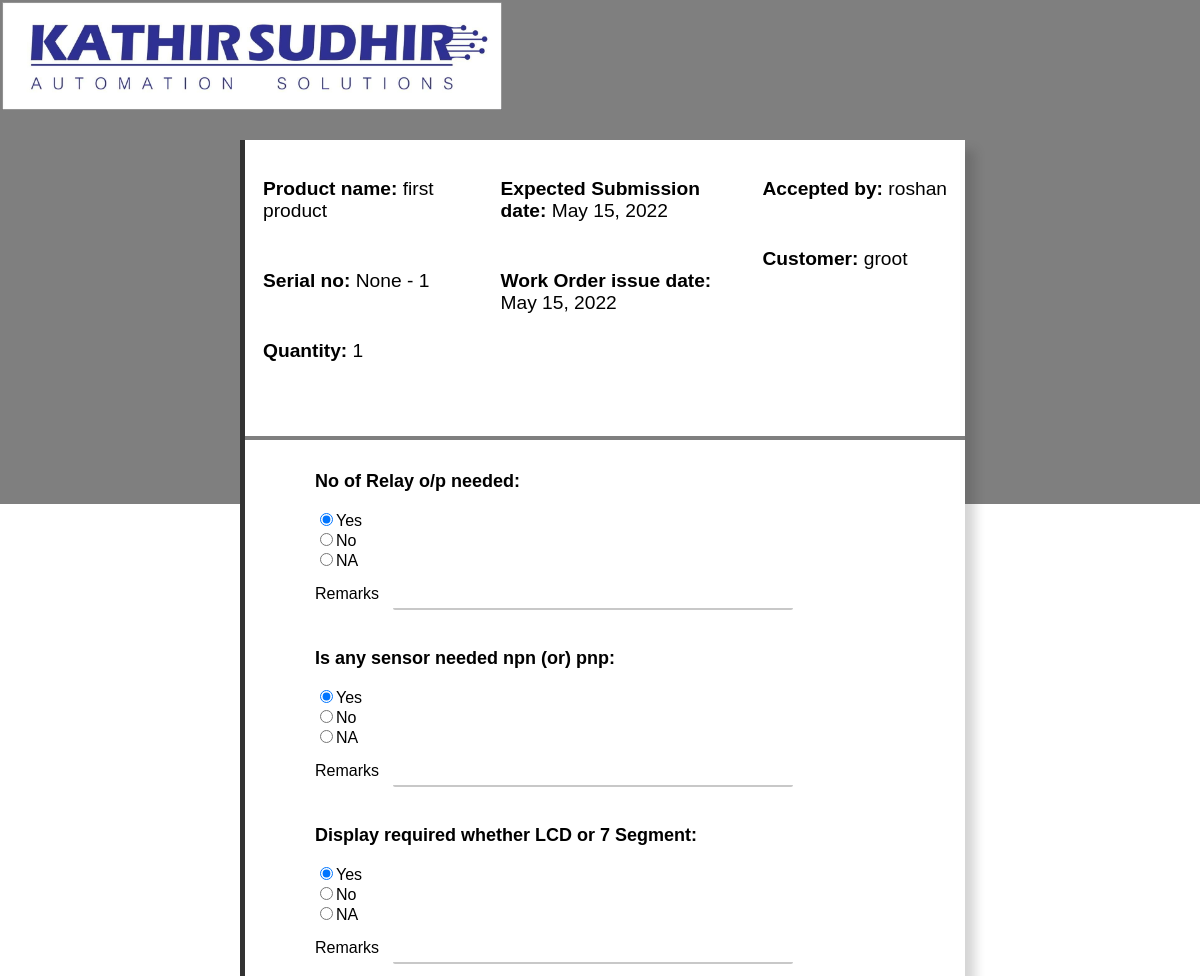
Page /logger/fromMail (upper part) on the earlier database version.
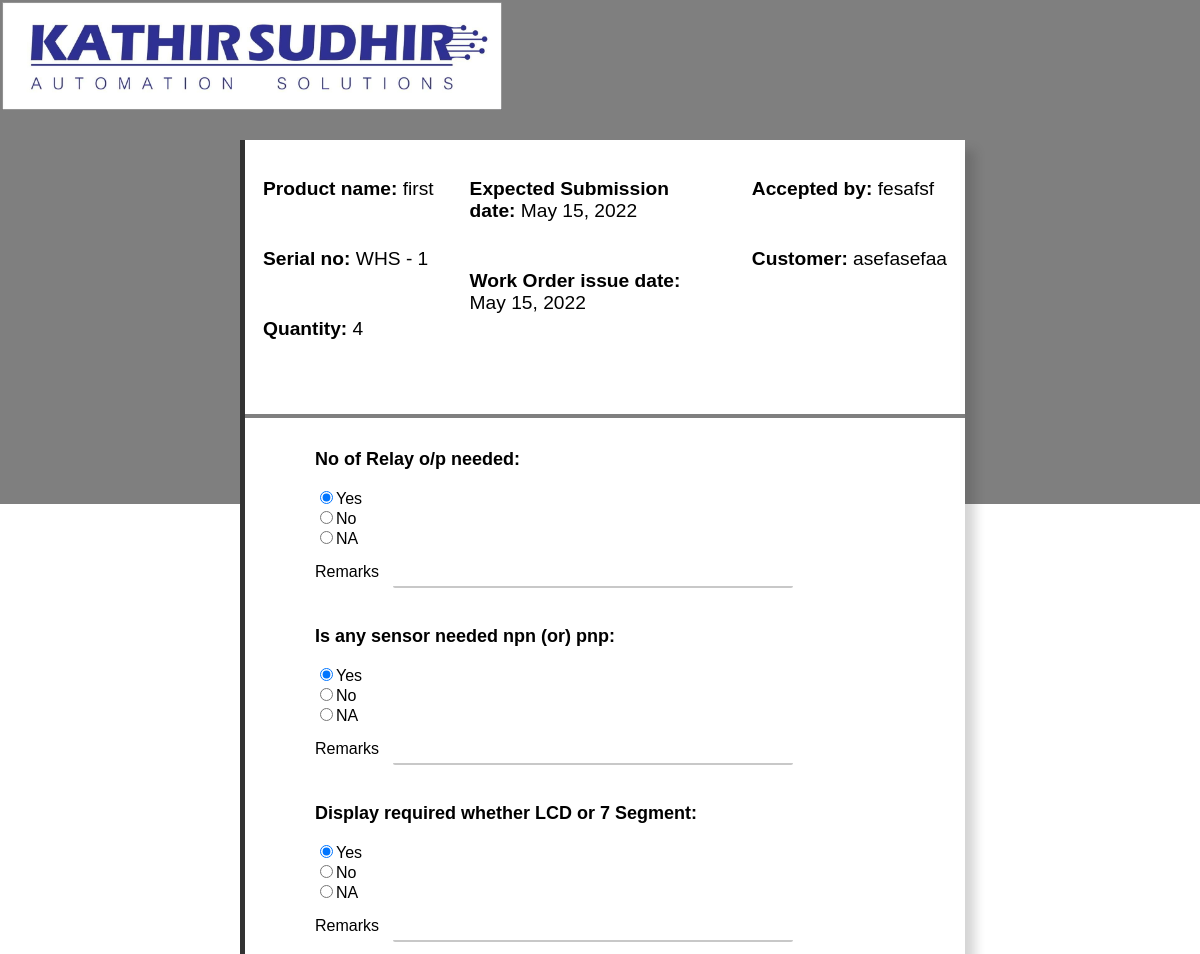
Same page on the later database version.
### logger/models.py (models this page shows)
class projects(models.Model):
    work_order_type = models.CharField(max_length=5)
    status = models.IntegerField()
    isComplete = models.BooleanField()
    product_name = models.CharField(max_length=50)
    expected_date = models.DateField()
    wo_issue_date = models.DateField()
    accepted_by = models.CharField(max_length=50)
    assigned_to = models.CharField(max_length=50)
    custtomer_name = models.CharField(max_length=50)
    remarks = models.CharField(max_length=200)
    attachments = models.CharField(max_length=50)
    customer_contact = models.CharField(max_length=20)
    customer_email = models.EmailField()
    amount_spend = models.IntegerField()
    quantity = models.IntegerField()

### logger/views.py (the view)
# urls.py: path('logger/fromMail',views.fromMail,name='fromMail'),
def fromMail(request):
        id = request.GET.get('pk')
        data = projects.objects.get(pk = 1)
        context = {
            's_no': data.pk,
            'type': data.work_order_type,
            'name': data.product_name,
            'quantity': data.quantity,
            'e_date': data.expected_date,
            'wo_issuedate': data.wo_issue_date,
            'accepted_by': data.accepted_by,
            'customer': data.custtomer_name,
        }
        return render(request,'homepage/mail.html',context)

### homepage/templates/homepage/mail.html (shortened to what this page needs)
{% load static %}
<html>
    <head>
        <link rel="stylesheet" href="{% static 'css/mail.css' %}">
    </head>
    <body>
        <div class="navbar"><img src="{%static 'icon.jpg' %}" class="icon"></div>
        <form name="input" method="GET" action="{% url 'test' %}" autocomplete="off">
            <div class="grid-col">
                <div class="grid">
                    <div class="label-ques">Product name: <label class="label">{{name}}</label></div><br>
                    <div class="label-ques">Serial no: <label class="label">{{type}} - {{s_no}}</label></div><br>
                    <div class="label-ques">Quantity: <label class="label">{{quantity}}</label></div><br>
                </div>
                <div class="grid">
                    <div class="label-ques">Expected Submission date: <label class="label">{{e_date}}</label></div><br>
                    <div class="label-ques">Work Order issue date: <label class="label">{{wo_issuedate}}</label></div><br>
                </div>
                <div class="grid">
                    <div class="label-ques">Accepted by: <label class="label">{{accepted_by}}</label></div><br>
                    <div class="label-ques">Customer: <label class="label">{{customer}}</label></div><br>
                </div>
            </div>
            <hr>
            <div class="container">
            <div class="questions">
                <p>No of Relay o/p needed:</p>
                <input type="radio" name="relay" id="Yes" value="yes" checked>Yes<br>
                <input type="radio" name="relay" id="No" value="no">No<br>
                <input type="radio" name="relay" id="NA" value="na">NA<br>
                 Remarks <input type="text" class="textbox" name="q1-remarks">
            </div>
            <div class="questions">
                <p>Is any sensor needed npn (or) pnp:</p>
                <input type="radio" name="sensor" id="Yes" value="yes" checked>Yes<br>
                <input type="radio" name="sensor" id="No" value="no">No<br>
                <input type="radio" name="sensor" id="NA" value="na">NA<br>
                 Remarks <input type="text" class="textbox" name="q2-remarks">
            </div>
            <div class="questions">
                <p>Display required whether LCD or 7 Segment:</p>
                <input type="radio" name="display" id="Yes" value="yes" checked>Yes<br>
                <input type="radio" name="display" id="No" value="no">No<br>
                <input type="radio" name="display" id="NA" value="na">NA<br>
                 Remarks <input type="text" class="textbox" name="q3-remarks">
            </div>
        </div>
        </form>
    </body>
</html>

### homepage/static/css/mail.css (style rules this page uses)
body { margin: 0px; padding: 0px; font-family: Arial, Helvetica, sans-serif; }
.container { display: flex; flex-direction: column; justify-content: center; }
.questions { background-color: rgb(255,255,255,0.8); margin: 5px 40px 5px 30px; padding: 0px 10px 0px 40px; }
form { width:60%; margin: 20px auto; background-color: white; padding: 20px 0 20px 0; box-shadow: 10px 10px 10px 0px rgb(45,45,45,0.2); border-left: rgb(50, 50, 50) 5px solid; position: absolute; left: 20%; top: 120px; }
.navbar { padding: 0px; border-radius: 0px; padding: 2px; box-shadow: none; border-style: none; margin: 0px; width: 100%; height: 500px; display: block; background-color: rgb(0, 0, 0,0.5); position: absolute; z-index: -1; }
.icon { display: inline-block; width: 500px; position: static; }
p { font-size: large; font-weight: bold; }
.textbox { border-radius: 2px; background-color: rgb(255,255,255,0.3); border-style: none; border-bottom-style: solid; border-bottom-color: rgb(200,200,200); margin: 10px; width: 400px; height: 30px; }
.grid-col { display: grid; grid-template-columns: auto auto auto; }
.grid { margin: 18px; }
.label { font-weight: normal; }
.label-ques { margin-bottom: 30px; font-size: larger; font-weight: bolder; }
hr { border: none; border-top: 4px solid; border-top-color: rgb(0, 0, 0,0.5); }

Differences in the rows shown:
changed projects: product_name "first product" → "first"; work_order_type "None" → "WHS"; accepted_by "roshan" → "fesafsf"; custtomer_name "groot" → "asefasefaa"
Other differences:
{{ quantity }}: "1" → "4"
